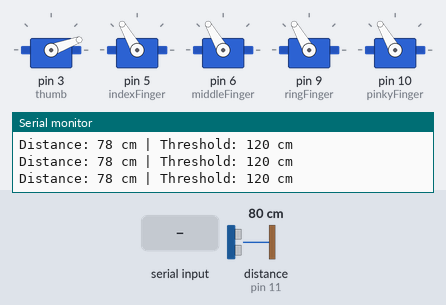
Recording of a sketch running on a simulated Arduino Uno, built with avr-gcc and run on an emulated ATmega328P. Shown: 5 × servo, the last lines printed to the serial monitor. Wiring (inferred from the names in the program): ultrasonic range finder: trigger pin 12; echo pin 11. Inputs (shaded band) come from the test bench; at power-on: distance to the obstacle (sensor on pin 11) 80 cm. The echo pulse lasts 58.3 µs per cm.

Above: at 1.2 s.
1.3 s: "DIST:\n" received over Serial
At 2.5 s:
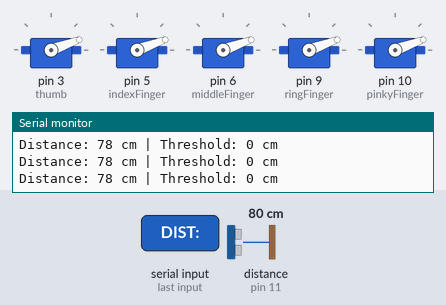
2.9 s: "DIST:90\n" received over Serial
At 4.2 s:
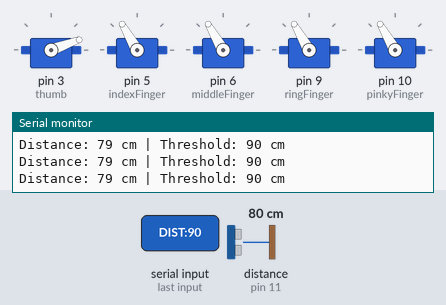
4.5 s: "DIST:,45\n" received over Serial
At 5.8 s:
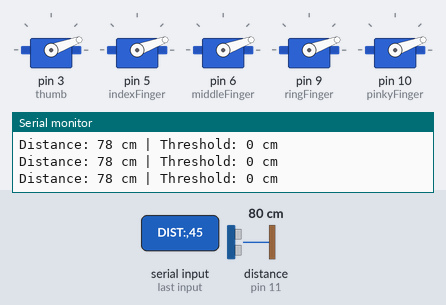
Timing chart, 0 to 7.5 s (numbered marks = the images above; inputs shaded):
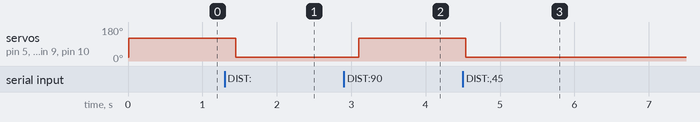

The sketch:

cg_hand_final.ino
```cpp
#include <Servo.h>

// Finger servos
Servo thumb;
Servo indexFinger;
Servo middleFinger;
Servo ringFinger;
Servo pinkyFinger;

// pins
const int trigPin = 12;
const int echoPin = 11;

// Default distance from webpage slider
int thresholdDistance = 120;

// Current sensor distance
int distance = 0;

void setup() {
  Serial.begin(115200);

  // Servo pins
  thumb.attach(3);
  indexFinger.attach(5);
  middleFinger.attach(6);
  ringFinger.attach(9);
  pinkyFinger.attach(10);

  // Sensor pins
  pinMode(trigPin, OUTPUT);
  pinMode(echoPin, INPUT);

  closeHand();
}

void loop() {
  // Read distance update from slider
  if (Serial.available() > 0) {
  String data = Serial.readStringUntil('\n');
  data.trim();

  if (data.startsWith("DIST:")) {
    thresholdDistance = data.substring(5).toInt();

    Serial.print("UPDATED THRESHOLD: ");
    Serial.println(thresholdDistance);
  }
}

  // Read ultrasonic sensor
  distance = getDistance();

  Serial.print("Distance: ");
  Serial.print(distance);
  Serial.print(" cm | Threshold: ");
  Serial.print(thresholdDistance);
  Serial.println(" cm");

  // Open hand when person is close
  if (distance > 0 && distance <= thresholdDistance) {
    openHand();
  } else {
    closeHand();
  }

  delay(200);
}

int getDistance() {
  digitalWrite(trigPin, LOW);
  delayMicroseconds(2);

  digitalWrite(trigPin, HIGH);
  delayMicroseconds(10);
  digitalWrite(trigPin, LOW);

  long duration = pulseIn(echoPin, HIGH, 30000);

  if (duration == 0) {
    return 999;
  }

  int cm = duration * 0.034 / 2;
  return cm;
}

void openHand() {
  thumb.write(20);
  indexFinger.write(120);
  middleFinger.write(120);
  ringFinger.write(120);
  pinkyFinger.write(120);
}

void closeHand() {
  thumb.write(20);
  indexFinger.write(20);
  middleFinger.write(20);
  ringFinger.write(20);
  pinkyFinger.write(20);
}
```

Measured:
- after the input at 1.3 s, servo on pin 5 (indexFinger), servo on pin 6 (middleFinger), servo on pin 9 (ringFinger), servo on pin 10 (pinkyFinger): 120° → 20° after 0.15 s
- after the input at 2.9 s, servo on pin 5 (indexFinger), servo on pin 6 (middleFinger), servo on pin 9 (ringFinger), servo on pin 10 (pinkyFinger): 20° → 120° after 0.20 s
- after the input at 4.5 s, servo on pin 5 (indexFinger), servo on pin 6 (middleFinger), servo on pin 9 (ringFinger), servo on pin 10 (pinkyFinger): 120° → 20° at once
